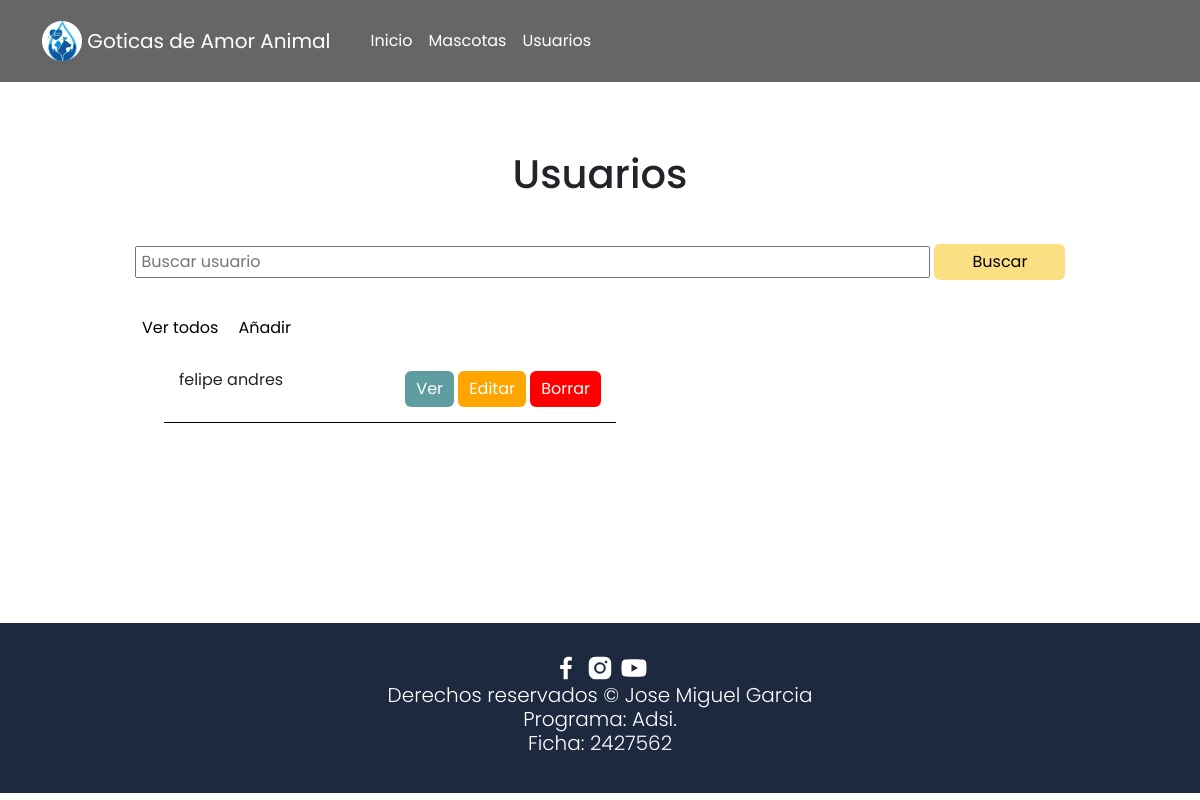
/usuarios/, run on an earlier commit of the app's database.
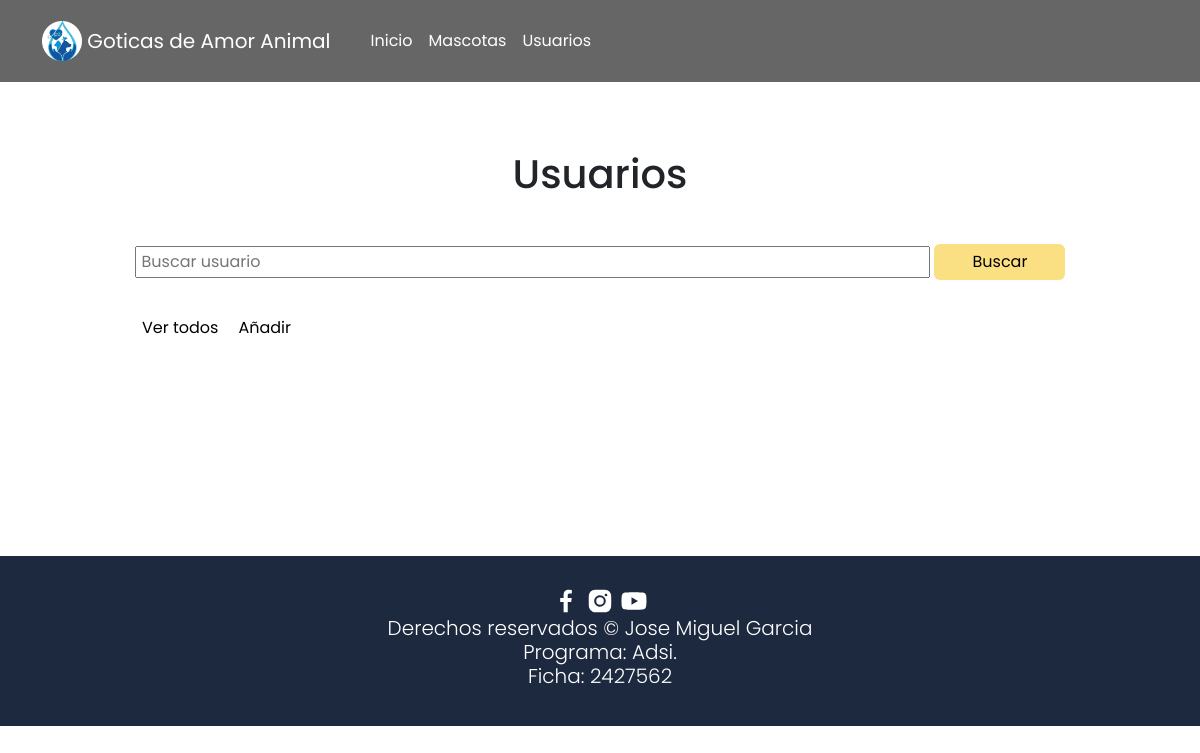
And on a later commit of the database.
### usuarios/models.py (models this page shows)
class Usuario(models.Model):
    nombre = models.CharField(max_length=50,blank=False,null=False)
    apellido = models.CharField(max_length=50,blank=False,null=False)
    correo = models.EmailField(blank=False,null=False)
    contraseña = models.CharField(max_length=15,blank=False,null=False)
    celular = models.CharField(max_length=15,blank=True,null=True)
    direccion = models.CharField(max_length=150,blank=True,null=True)
    def __str__(self) -> str:
        return self.nombre

### usuarios/views.py (the view)
# urls.py: path('',views.index,name='index'),
def index(request):
    usuarios = Usuario.objects.filter(nombre__contains= request.GET.get('search',''))
    context ={
        'usuarios':usuarios
    }
    return render(request,'usuarios/index.html',context)

### templates/usuarios/index.html (shortened to what this page needs)
{%extends 'layouts/base.html'%}
{%block content%}
<div class="container formulario">
    <h1>Usuarios</h1>
    <br />
    <form action="{%url 'usuario'%}" class="search" method="GET">
        <input type="text" name="search" placeholder="Buscar usuario" class="barra-busqueda">
        <input type="submit" value="Buscar" class="btn buscar">
    </form>
    <br />
    <span class="aux-btns">
        <a href="{%url 'usuario'%}">Ver todos</a>
        <a href="{%url 'crearUsuario' %}">Añadir</a>
    </span>
    <br />
    <ul class="lista">
        {%for usuario in usuarios %}
        <li>{{usuario}}
            <span>
                <a href="{% url 'viewUsuario' id=usuario.id%}" class="btn btn-ver">Ver</a>
                <a href="{%url 'editarUsuario' id=usuario.id %}" class="btn btn-editar">Editar</a>
                <a href="{%url 'eliminarUsuario' id=usuario.id %}" class="btn btn-borrar">Borrar</a>
            </span>
        </li>
        {%endfor%}
    </ul>
</div>
{%endblock%}

What changed in the data, as far as the page shows it:
removed Usuario: nombre "felipe andres"
